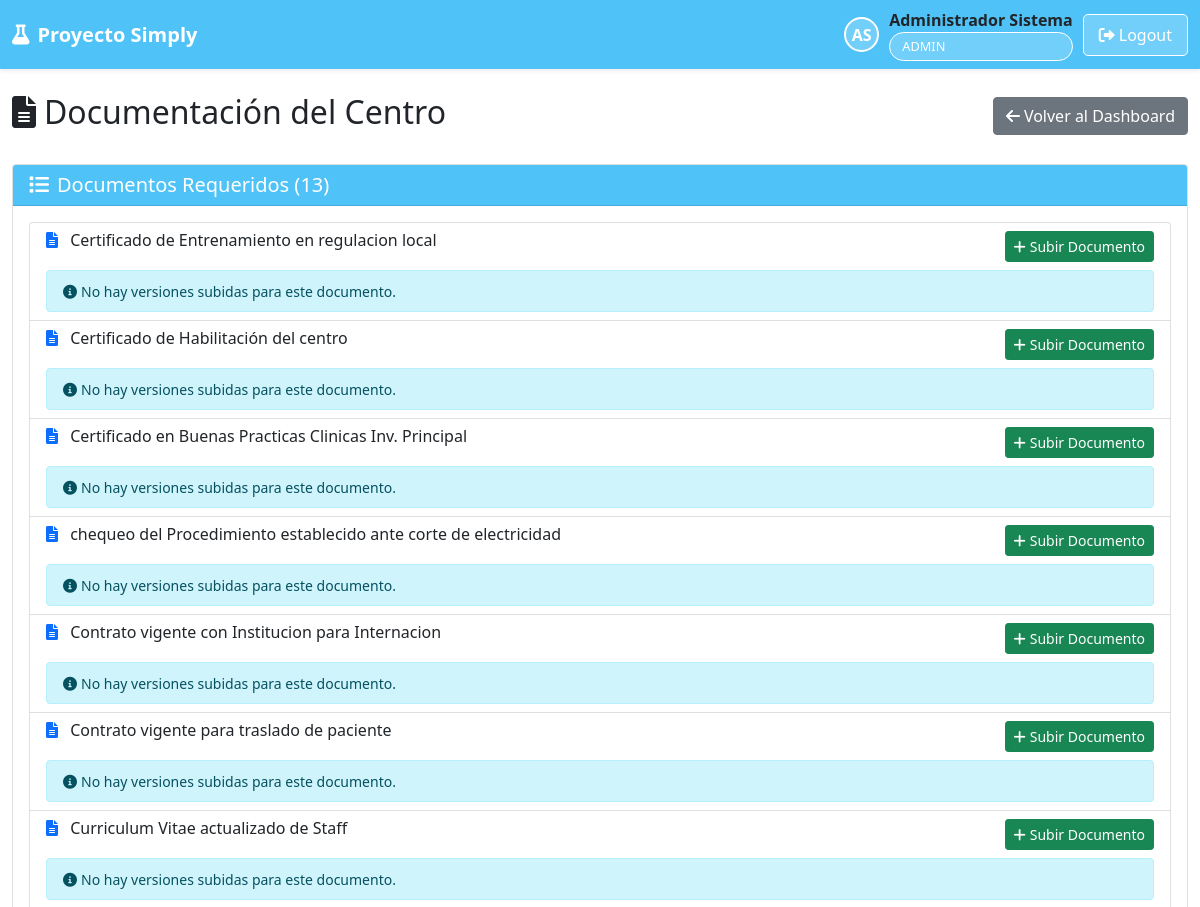
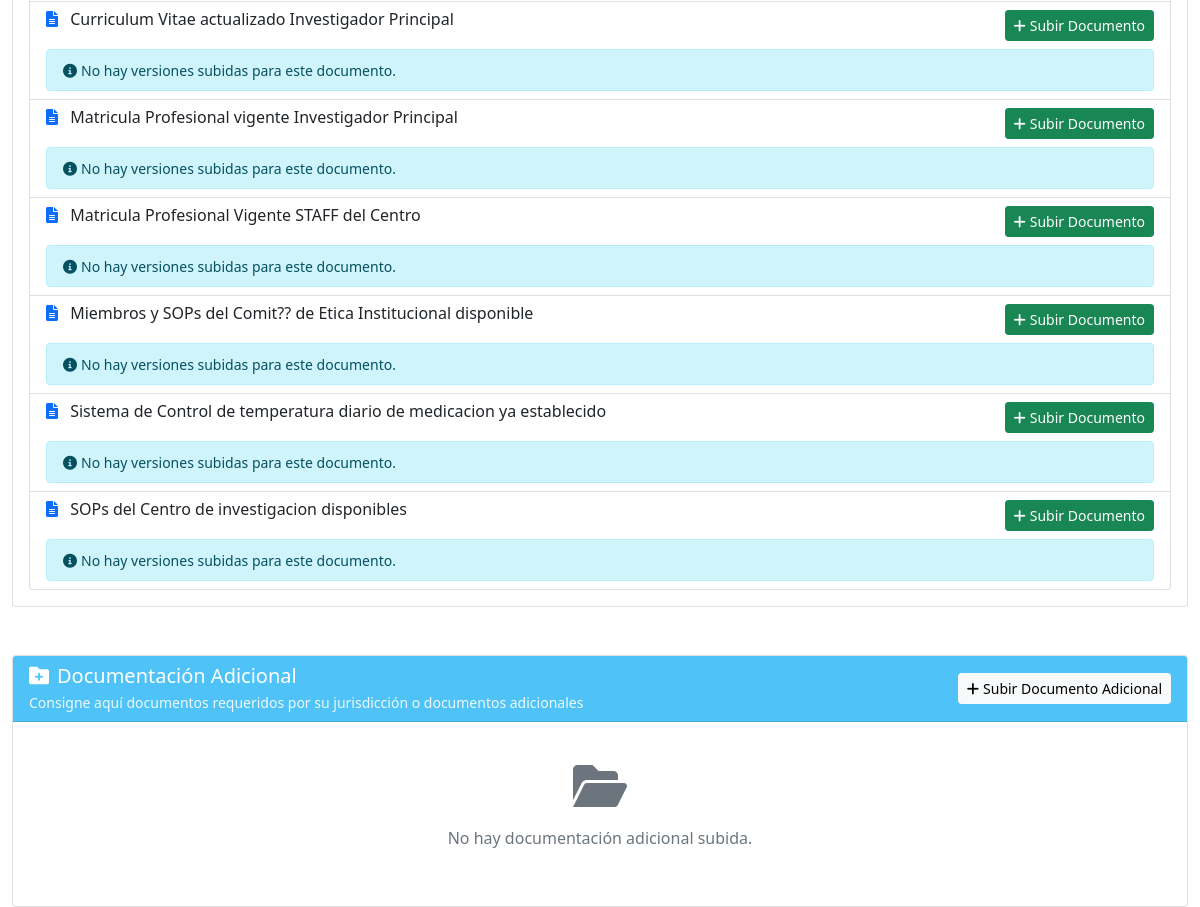
The app's page /site_centro/documentos_centro.php (signed in) with its own data (2 pictures, top to bottom).
### tables this page shows
CREATE TABLE IF NOT EXISTS `docu_requerida_centro` (
  `id` int(11) NOT NULL AUTO_INCREMENT,
  `titulo` varchar(500) NOT NULL,
  `fecha_creacion` timestamp NOT NULL DEFAULT current_timestamp(),
  `activo` tinyint(1) DEFAULT 1,
  PRIMARY KEY (`id`),
  KEY `idx_activo` (`activo`)
);

### site_centro/documentos_centro.php (the view, shortened to what this page needs)
<?php
include '../includes/header.php';
$database = new Database();
$db = $database->getConnection();
$user = $auth->getUserInfo();
$centro_id = $user['identidad'];
$stmt = $db->prepare("SELECT * FROM docu_requerida_centro WHERE activo = 1 ORDER BY titulo ASC");
$stmt->execute();
$documentos = $stmt->fetchAll();
$documentos_con_versiones = [];
foreach ($documentos as $documento) {
    $stmt = $db->prepare("
        SELECT * FROM documentos_centro_subidos
        WHERE docu_requerida_centro_id = ? AND centro_id = ? AND activo = 1
        ORDER BY fecha_subida DESC
    ");
    $stmt->execute([$documento['id'], $centro_id]);
    $versiones = $stmt->fetchAll();
    $documento['versiones'] = $versiones;
    $documentos_con_versiones[] = $documento;
}
$stmt = $db->prepare("
    SELECT * FROM documentos_centro_adicional
    WHERE centro_id = ? AND activo = 1
    ORDER BY fecha_subida DESC
");
$stmt->execute([$centro_id]);
$documentos_adicionales = $stmt->fetchAll();
?>
<div class="row">
    <div class="col-12">
        <div class="d-flex justify-content-between align-items-center mb-4">
            <h2>
                <i class="fas fa-file-alt me-2"></i>Documentación del Centro
            </h2>
            <a href="index.php" class="btn btn-secondary">
                <i class="fas fa-arrow-left me-1"></i>Volver al Dashboard
            </a>
        </div>
    </div>
</div>
<div class="row">
    <div class="col-12">
        <div class="card">
            <div class="card-header" style="background: #4FC3F7; color: white;">
                <h5 class="card-title mb-0">
                    <i class="fas fa-list me-2"></i>Documentos Requeridos (<?php echo count($documentos_con_versiones); ?>)
                </h5>
            </div>
            <div class="card-body">
                <?php if (empty($documentos_con_versiones)): ?>
                    <div class="text-center text-muted py-4">
                        <i class="fas fa-file-alt fa-3x mb-3"></i>
                        <p>No hay documentos requeridos registrados.</p>
                    </div>
                <?php else: ?>
                    <div class="list-group">
                        <?php foreach ($documentos_con_versiones as $documento): ?>
                        <div class="list-group-item">
                            <div class="d-flex justify-content-between align-items-start mb-2">
                                <div class="flex-grow-1">
                                    <h6 class="mb-1">
                                        <i class="fas fa-file-alt me-2 text-primary"></i>
                                        <?php echo htmlspecialchars($documento['titulo']); ?>
                                    </h6>
                                </div>
                                <button type="button" class="btn btn-sm btn-success" data-bs-toggle="modal" data-bs-target="#modalSubirDocumento" onclick="abrirModalSubir(<?php echo $documento['id']; ?>, '<?php echo htmlspecialchars($documento['titulo'], ENT_QUOTES); ?>')">
                                    <i class="fas fa-plus me-1"></i>Subir Documento
                                </button>
                            </div>
                            <?php if (!empty($documento['versiones'])): ?>
                                <div class="mt-3">
                                    <small class="text-muted d-block mb-2">
                                        <strong>Versiones subidas (<?php echo count($documento['versiones']); ?>):</strong>
                                    </small>
                                    <div class="table-responsive">
                                        <table class="table table-sm table-bordered mb-0">
                                            <thead class="table-light">
                                                <tr>
                                                    <th>Archivo</th>
                                                    <th>Fecha Subida</th>
                                                    <th>Fecha Vencimiento</th>
                                                    <th>Alerta Roja</th>
                                                    <th>Alerta Amarilla</th>
                                                    <th>Responsable</th>
                                                    <th>Email</th>
                                                    <th>Estado</th>
                                                    <th>Acciones</th>
                                                </tr>
                                            </thead>
                                            <tbody>
                                                <?php foreach ($documento['versiones'] as $version): ?>
                                                <?php
                                                $hoy = strtotime('today');
                                                $fecha_vencimiento = $version['fecha_vencimiento'] ? strtotime($version['fecha_vencimiento']) : null;
                                                $fecha_alerta_roja = $version['fecha_alerta_roja'] ? strtotime($version['fecha_alerta_roja']) : null;
                                                $fecha_alerta_amarilla = $version['fecha_alerta_amarilla'] ? strtotime($version['fecha_alerta_amarilla']) : null;
                                                $estado = 'vigente';
                                                $badge_class = 'bg-success';
                                                $estado_texto = 'Vigente';
                                                if ($fecha_vencimiento && $hoy > $fecha_vencimiento) {
                                                    $estado = 'vencido';
                                                    $badge_class = 'bg-danger';
                                                    $estado_texto = 'Vencido';
                                                } elseif ($fecha_alerta_roja && $hoy >= $fecha_alerta_roja) {
                                                    $estado = 'alerta_roja';
                                                    $badge_class = 'bg-danger';
                                                    $estado_texto = 'Alerta Roja';
                                                } elseif ($fecha_alerta_amarilla && $hoy >= $fecha_alerta_amarilla) {
                                                    $estado = 'alerta_amarilla';
                                                    $badge_class = 'bg-warning';
                                                    $estado_texto = 'Alerta Amarilla';
                                                }
                                                ?>
                                                <tr>
                                                    <td>
                                                        <a href="../<?php echo htmlspecialchars($version['ruta_archivo']); ?>" target="_blank" class="text-decoration-none">
                                                            <i class="fas fa-file-download me-1"></i>
                                                            <?php echo htmlspecialchars($version['nombre_archivo']); ?>
                                                        </a>
                                                    </td>
                                                    <td><?php echo date('d/m/Y', strtotime($version['fecha_subida'])); ?></td>
                                                    <td>
                                                        <?php if ($version['fecha_vencimiento']): ?>
                                                            <?php echo date('d/m/Y', strtotime($version['fecha_vencimiento'])); ?>
                                                        <?php else: ?>
                                                            <span class="text-muted">-</span>
                                                        <?php endif; ?>
                                                    </td>
                                                    <td>
                                                        <?php if ($version['fecha_alerta_roja']): ?>
                                                            <?php echo date('d/m/Y', strtotime($version['fecha_alerta_roja'])); ?>
                                                        <?php else: ?>
                                                            <span class="text-muted">-</span>
                                                        <?php endif; ?>
                                                    </td>
                                                    <td>
                                                        <?php if ($version['fecha_alerta_amarilla']): ?>
                                                            <?php echo date('d/m/Y', strtotime($version['fecha_alerta_amarilla'])); ?>
                                                        <?php else: ?>
                                                            <span class="text-muted">-</span>
                                                        <?php endif; ?>
                                                    </td>
                                                    <td><?php echo htmlspecialchars($version['responsable'] ?: '-'); ?></td>
                                                    <td><?php echo htmlspecialchars($version['email'] ?: '-'); ?></td>
                                                    <td>
                                                        <span class="badge <?php echo $badge_class; ?>"><?php echo $estado_texto; ?></span>
                                                    </td>
                                                    <td>
                                                        <a href="../<?php echo htmlspecialchars($version['ruta_archivo']); ?>" target="_blank" class="btn btn-sm btn-outline-primary" title="Descargar">
                                                            <i class="fas fa-download"></i>
                                                        </a>
                                                        <button class="btn btn-sm btn-outline-danger" onclick="eliminarDocumento(<?php echo $version['id']; ?>, '<?php echo htmlspecialchars($version['nombre_archivo'], ENT_QUOTES); ?>')" title="Eliminar">
                                                            <i class="fas fa-trash"></i>
                                                        </button>
                                                    </td>
                                                </tr>
                                                <?php endforeach; ?>
                                            </tbody>
                                        </table>
                                    </div>
                                </div>
                            <?php else: ?>
                                <div class="alert alert-info mt-2 mb-0 py-2">
                                    <small><i class="fas fa-info-circle me-1"></i>No hay versiones subidas para este documento.</small>
                                </div>
                            <?php endif; ?>
                        </div>
                        <?php endforeach; ?>
                    </div>
                <?php endif; ?>
            </div>
        </div>
    </div>
</div>
<div class="row mt-5">
    <div class="col-12">
        <div class="card">
            <div class="card-header" style="background: #4FC3F7; color: white;">
                <div class="d-flex justify-content-between align-items-center">
                    <div>
                        <h5 class="card-title mb-0">
                            <i class="fas fa-folder-plus me-2"></i>Documentación Adicional
                        </h5>
                        <small class="d-block mt-1" style="opacity: 0.9;">Consigne aquí documentos requeridos por su jurisdicción o documentos adicionales</small>
                    </div>
                    <button type="button" class="btn btn-sm btn-light" data-bs-toggle="modal" data-bs-target="#modalSubirDocumentoAdicional">
                        <i class="fas fa-plus me-1"></i>Subir Documento Adicional
                    </button>
                </div>
            </div>
            <div class="card-body">
                <?php if (empty($documentos_adicionales)): ?>
                    <div class="text-center text-muted py-4">
                        <i class="fas fa-folder-open fa-3x mb-3"></i>
                        <p>No hay documentación adicional subida.</p>
                    </div>
                <?php endif; ?>
            </div>
        </div>
    </div>
</div>
<?php include '../includes/footer.php'; ?>

### records on screen
docu_requerida_centro: titulo "Certificado de Entrenamiento en regulacion local"
docu_requerida_centro: titulo "Certificado de Habilitación del centro"
docu_requerida_centro: titulo "Certificado en Buenas Practicas Clinicas Inv. Principal"
docu_requerida_centro: titulo "chequeo del Procedimiento establecido ante corte de electricidad"
docu_requerida_centro: titulo "Contrato vigente con Institucion para Internacion"
docu_requerida_centro: titulo "Contrato vigente para traslado de paciente"
docu_requerida_centro: titulo "Curriculum Vitae actualizado de Staff"
docu_requerida_centro: titulo "Curriculum Vitae actualizado Investigador Principal"
docu_requerida_centro: titulo "Matricula Profesional vigente Investigador Principal"
docu_requerida_centro: titulo "Matricula Profesional Vigente STAFF del Centro"
docu_requerida_centro: titulo "Miembros y SOPs del Comit?? de Etica Institucional disponible"
docu_requerida_centro: titulo "Sistema de Control de temperatura diario de medicacion ya establecido"
docu_requerida_centro: titulo "SOPs del Centro de investigacion disponibles"

### other values on screen
substr($user['nombre'], 0, 1) . substr($user['apellido'], 0, 1) "AS"
$user['nombre'] . ' ' . $user['apellido'] "Administrador Sistema"
$user['rol'] "ADMIN"
count($documentos_con_versiones) "13"
